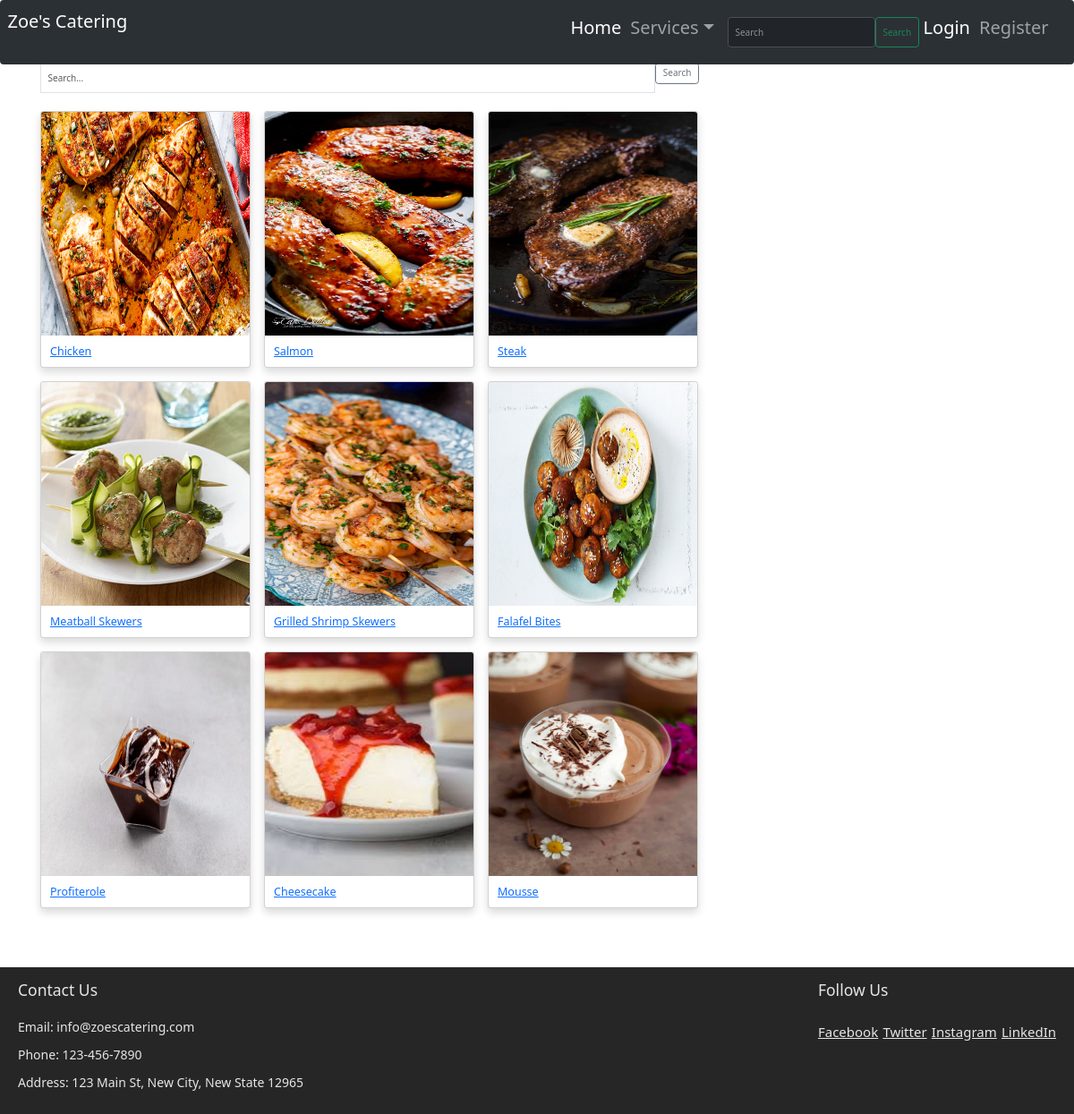
/website/search, run on the app's committed database.
### website/models.py (models this page shows, shortened)
class Product(models.Model):
    title=models.CharField(max_length=100)
    image=models.ImageField(upload_to="product_imgs/")
    slug=models.CharField(max_length=400)
    detail=models.TextField()
    category=models.ForeignKey(Category,on_delete=models.CASCADE)
    status=models.BooleanField(default=True)

### website/views.py (the view)
# urls.py: path('search', SearchView.as_view(), name='search'),
class SearchView(View):
    template_name = 'website/search.html'
    def get(self, request, *args, **kwargs):
        query = request.GET.get('q', '')
        sql = """
        SELECT id, title, slug, image
        FROM website_product
        WHERE title LIKE '%""" + query + """%' AND status = 1
        """
        with connection.cursor() as cursor:
            cursor.execute(sql)
            rows = cursor.fetchall()
        products = [{'id': row[0], 'title': row[1], 'slug': row[2], 'image': row[3]} for row in rows]
        context = {
            'products': products,
            'query': query,
        }
        return render(request, self.template_name, context)

### website/templates/website/search.html (shortened to what this page needs)
{% extends 'website/layout.html' %}
{% block content %}
<main class="container my-4">
    <div class="row">
        <div class="col-md-8">
            <h3 class="mb-4 border-bottom pb-1">
            </h3>
            <form action="{% url 'search' %}" method="get">
                <div class="input-group mb-3">
                    <input type="text" class="form-control" name="q" placeholder="Search..." value="{{ query }}">
                    <div class="input-group-append">
                        <button class="btn btn-outline-secondary" type="submit">Search</button>
                    </div>
                </div>
            </form>
            <div class="row" id="filteredProducts">
                {% if products %}
                    {% for product in products %}
                        <div class="col-lg-4 col-md-6 mb-4 product-box">
                            <div class="card shadow">
                                <a href="{% url 'product' slug=product.slug id=product.id %}">
                                    <img src="/media/{{product.image}}" class="card-img-top product-image" alt="{{ product.title }}">
                                </a>
                                <div class="card-body">
                                    <h5 class="card-text">
                                        <a href="{% url 'product' slug=product.slug id=product.id %}">{{ product.title }}</a>
                                    </h5>
                                </div>
                            </div>
                        </div>
                    {% endfor %}
                {% else %}
                    <p>No results found for "{{ query }}".</p>
                {% endif %}
            </div>
        </div>
    </div>
</main>
{% endblock %}

### website/static/website/styles.css (style rules this page uses)
body { font-family: Arial, sans-serif; color: #333; margin: 0; padding: 0; }
img { display: flex; height: 90vh; width: 40em; margin: 0 auto; max-width: 100%; border: 1em; justify-content:center; align-items:center; }

### website/templates/website/layout.html (style rules this page uses)
main { padding-bottom: 200px; }
.product-image { height: 250px; }

### data on the page
Product: shows a picture, title "Chicken"
Product: shows a picture, title "Salmon"
Product: shows a picture, title "Steak"
Product: shows a picture, title "Meatball Skewers"
Product: shows a picture, title "Grilled Shrimp Skewers"
Product: shows a picture, title "Falafel Bites"
Product: shows a picture, title "Profiterole"
Product: shows a picture, title "Cheesecake"
Product: shows a picture, title "Mousse"
